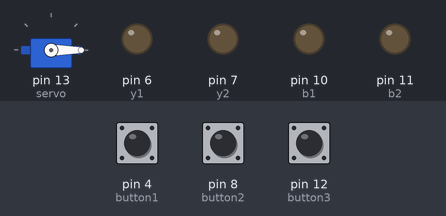
A sketch run on a simulated Arduino Uno, built with avr-gcc and run on an emulated ATmega328P. Shown: servo, output pins drawn as LEDs (lit = HIGH). The test bench sets the inputs (shaded band); at power-on: pin 8 (button2) HIGH, pin 12 (button3) HIGH, pin 4 (button1) HIGH. Pins used as bus, display or sensor lines are not drawn; what the sketch prints to the serial monitor is not drawn.

Above: at 1.2 s.
1.3 s: pin 8 (button2) pulled LOW for 0.15 s
At 2.6 s:
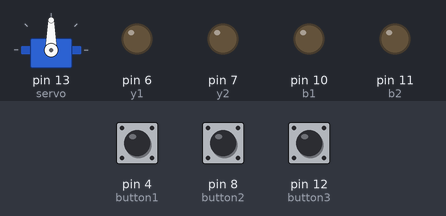
2.9 s: pin 12 (button3) pulled LOW for 0.15 s
At 4.0 s:
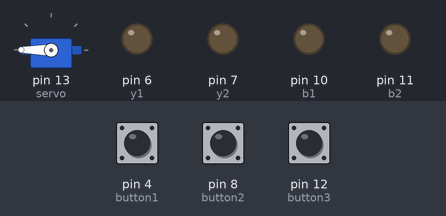
4.5 s: pin 4 (button1) pulled LOW for 0.15 s
At 5.8 s:
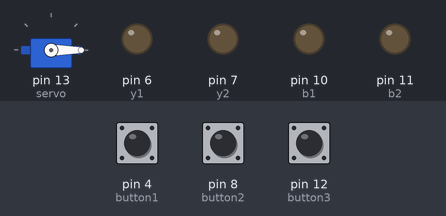
10.1 s: pin 8 (button2) pulled LOW for 1 s
At 10.9 s:
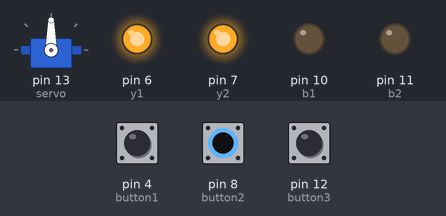
12.6 s: pin 12 (button3) pulled LOW for 1 s
At 13.1 s:
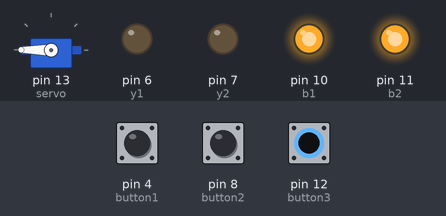
Timing chart, 0 to 15.6 s (numbered marks = the images above; inputs shaded):
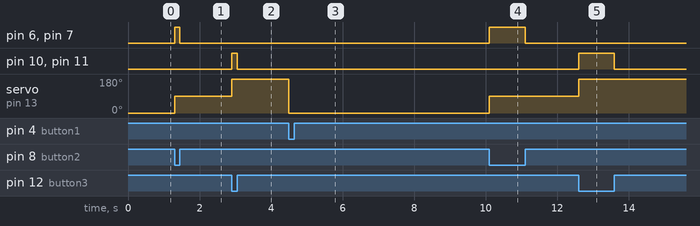

Measured:
- after the input at 1.3 s, pin 6 (y1), pin 7 (y2): LOW → HIGH at once, → LOW 0.15 s later; servo on pin 13 (servo): 0° → 90° at once
- after the input at 2.9 s, pin 10 (b1), pin 11 (b2): LOW → HIGH at once, → LOW 0.15 s later; servo on pin 13 (servo): 90° → 180° at once
- after the input at 4.5 s, servo on pin 13 (servo): 180° → 0° at once
- after the input at 10.1 s, pin 6 (y1), pin 7 (y2): LOW → HIGH at once, → LOW 1.0 s later; servo on pin 13 (servo): 0° → 90° at once
- after the input at 12.6 s, pin 10 (b1), pin 11 (b2): LOW → HIGH at once, → LOW 1.0 s later; servo on pin 13 (servo): 90° → 180° at once

The sketch:

Arduino.ino
```cpp
// Pins for buttons
int button1 = 4;
int button2 = 8;
int button3 = 12;

// Pins for LEDs
int r1 = 2;
int r2 = 3;
int y1 = 6;
int y2 = 7;
int b1 = 10;
int b2 = 11;

// Codes to send to Serial
byte audio1 = 1;
byte noaudio1 = 2;
byte audio2 = 3;
byte noaudio2 = 4;
byte audio3 = 5;
byte noaudio3 = 6;

#include<Servo.h> //include the servo library
Servo servo; //create a servo object
int pos = 0;  //initial position of the servo

void setup() {
  // put your setup code here, to run once:
  servo.attach(13);  //pin used by the servo

  // INPUT_PULLUP send to arduino LOW signal, so, when you press the button, you send a LOW signal to arduino
  pinMode(button1, INPUT_PULLUP);
  pinMode(button2, INPUT_PULLUP);
  pinMode(button3, INPUT_PULLUP);

  pinMode(r1, OUTPUT);
  pinMode(r2, OUTPUT);
  pinMode(y1, OUTPUT);
  pinMode(y2, OUTPUT);
  pinMode(b1, OUTPUT);
  pinMode(b2, OUTPUT);

  servo.write(0);

  Serial.begin(9600);
}

void loop() {
  // put your main code here, to run repeatedly:

  // BUTTON 1
  if (digitalRead(button1) == LOW) { // red button is pressed
    servo.write(0); //servo goes to 0 degrees
    digitalWrite(r1, HIGH); // Turn on light
    digitalWrite(r2, HIGH);
    Serial.write(audio1); // Play audio
  }
  if (digitalRead(button1) == HIGH) { // red button is released
    digitalWrite(r1, LOW); // Turn off light
    digitalWrite(r2, LOW);
    Serial.write(noaudio1); // Stop audio
  }

  // BUTTON 2
  if (digitalRead(button2) == LOW) { // yellow button is pressed
    servo.write(90); // servo goes to 90 degrees
    digitalWrite(y1, HIGH);
    digitalWrite(y2, HIGH);
    Serial.write(audio2);
  }
  if (digitalRead(button2) == HIGH) { // yellow button is released
    digitalWrite(y1, LOW);
    digitalWrite(y2, LOW);
    Serial.write(noaudio2);
  }

  // BUTTON 3
  if (digitalRead(button3) == LOW) { // blue button is pressed
    servo.write(180); // servo goes to 180 degrees
    digitalWrite(b1, HIGH);
    digitalWrite(b2, HIGH);
    Serial.write(audio3);
  }
  if (digitalRead(button3) == HIGH) { // blue button is released
    digitalWrite(b1, LOW);
    digitalWrite(b2, LOW);
    Serial.write(noaudio3);
  }
}
```
